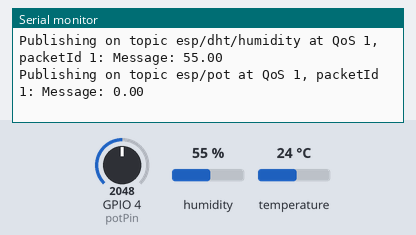
The sketch below on a simulated ESP32. On the bench: the last lines printed to the serial monitor. The inputs (shaded band) are chosen by the test bench; at power-on: humidity 55 %, GPIO 4 (potPin) = 2048, temperature 24 °C. WiFi joins after 1.5 s; servers stay silent unless stated; no MQTT or app messages arrive unless stated.

Above: at 18.0 s.
18.1 s: humidity set to 22 %
At 21.2 s:
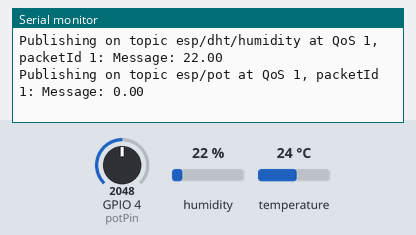
33.1 s: GPIO 4 (potPin) set to 0
At 41.2 s:
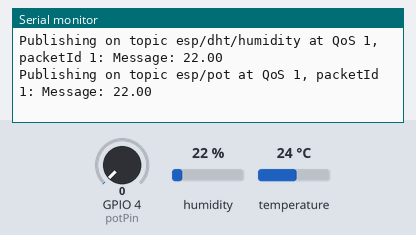
48.1 s: temperature set to 12 °C
At 51.2 s:
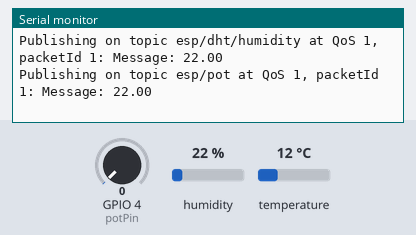
63.1 s: humidity set to 40 %
At 71.2 s:
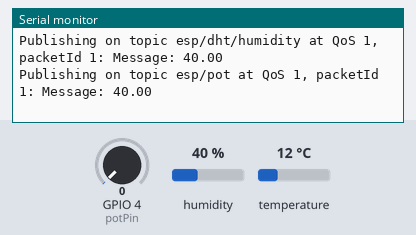
Timing chart, 0 to 72.7 s (numbered marks = the images above; inputs shaded):
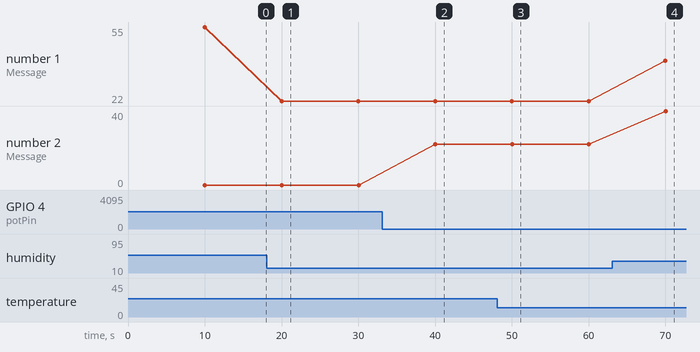

Measured:
- after the input at 18.1 s, the serial monitor: prints a new line after 1.9 s (image 1)
- after the input at 33.1 s, the serial monitor: prints a new line after 6.9 s (image 2)
- after the input at 48.1 s, the serial monitor: prints a new line after 1.9 s (image 3)
- after the input at 63.1 s, the serial monitor: prints a new line after 6.9 s (image 4)
- plotted number 1: 55 → 22 after the input at 18.1 s, 22 → 40 after the input at 63.1 s
- plotted number 2: 22 → 40 after the input at 63.1 s

The sketch:

publishMQTT.ino
```cpp
/* 原作者:https://randomnerdtutorials.com/esp32-mqtt-publish-dht11-dht22-arduino/#more-95552 */
#include <WiFi.h>
#include <DHT.h>
extern "C" {
  #include "freertos/FreeRTOS.h"
  #include "freertos/timers.h"
}
#include <AsyncMqttClient.h>

#define DHTPIN 5
#define DHTTYPE DHT11
const int potPin = 4; //可變電阻腳位

//mqtt broker
#define mqtt_host IPAddress(140,128,110,156)
#define mqtt_port 1883

#define mqtt_pub_temp "esp/dht/temperature"
#define mqtt_pub_hum "esp/dht/humidity"
#define mqtt_pub_pot "esp/pot"

#define ssid  "your_ssid"
#define password  "your_password"

DHT dht(DHTPIN,DHTTYPE);

float temp;
float hum;
int pot_val = 0;

//建立AsyncMqttClien物件mqttClient來處理mqtt用戶端與timers當mqtt代理人和router斷線時可重新連接
AsyncMqttClient mqttClient;
TimerHandle_t mqttReconnectTimer;
TimerHandle_t wifiReconnectTimer;
//建立輔助計時器變數，每10秒發布讀取值
unsigned long previousMillis = 0; //stores last time temperature was published
const long interval = 10000; //interval at which to publish sensor readings

//connects ESP32 to router
void connectToWifi() {
  Serial.println("Connecting to WiFi...");
  WiFi.begin(ssid, password);
}

//connects ESP32 to mqtt broker
void connectToMqtt() {
  Serial.println("Connecting to MQTT...");
  mqttClient.connect();
}

//此函數處理WiFi事件。如果成功連接至broker和router，則打印esp32位址;反之失去連接則開始timer並reconnect
void WiFiEvent(WiFiEvent_t event) {
  Serial.printf("[WiFi-event] event: %d\n", event);
  switch(event) {
    case SYSTEM_EVENT_STA_GOT_IP:
      Serial.println("WiFi連線");
      Serial.println("IP address: ");
      Serial.println(WiFi.localIP());
      connectToMqtt();
      break;
    case SYSTEM_EVENT_STA_DISCONNECTED:
      Serial.println("WiFi斷線");
      xTimerStop(mqttReconnectTimer, 0); //關閉定時器
      xTimerStart(wifiReconnectTimer, 0); //開啟定時器
      break;
  }
}

//MQTT 連線後一系列的發送與接收 demo
void onMqttConnect(bool sessionPresent) {
  Serial.println("Connected to MQTT");
  Serial.print("Session present: ");
  Serial.print(sessionPresent);
}

//MQTT disconnect
void onMqttDisconnect(AsyncMqttClientDisconnectReason reason) {
  Serial.println("Disconnected from MQTT");
  if(WiFi.isConnected()) {
    xTimerStart(mqttReconnectTimer,0);
  }
}

//當發布訊息給mqtt topic時作用，顯示packet id
void onMqttPublish(uint16_t packetId) {
  Serial.print("Publish acknowledged.");
  Serial.print(" packetId: ");
  Serial.println(packetId);
}

void setup() {
  Serial.begin(115200);
  Serial.println();
  dht.begin();

  //以防斷線，建立mqtt與wifi定時器用來reconnect
  mqttReconnectTimer = xTimerCreate("mqttTimer", pdMS_TO_TICKS(2000), pdFALSE, (void*)0, reinterpret_cast<TimerCallbackFunction_t>(connectToMqtt));
  wifiReconnectTimer = xTimerCreate("wifiTimer", pdMS_TO_TICKS(2000), pdFALSE, (void*)0, reinterpret_cast<TimerCallbackFunction_t>(connectToWifi));
  //callback function, 當esp32連上WiFi將執行此函數，並打印詳細訊息
  WiFi.onEvent(WiFiEvent);

  //callback function
  mqttClient.onConnect(onMqttConnect);
  mqttClient.onDisconnect(onMqttDisconnect);
  mqttClient.onPublish(onMqttPublish);
  mqttClient.setServer(mqtt_host, mqtt_port);

  //如果broker要求驗證(username and password)
  //mqttClient.setCredentials("REPlACE_WITH_YOUR_USER", "REPLACE_WITH_YOUR_PASSWORD");

  connectToWifi();
}

void loop() {
  unsigned long currentMillis = millis();
  if(currentMillis - previousMillis >= interval){
    previousMillis = currentMillis;
    hum = dht.readHumidity();
    temp = dht.readTemperature();
    pot_val =analogRead(potPin);
    int pot=map(pot_val,0,1023,0,225);
    if(isnan(temp)||isnan(hum)){ //isnan = is NOT A NUMBER which return true when it is not a number
      Serial.println(F("無偵測到DHT sensor!"));
      return;
    }

    //publish an mqtt message on topic esp/dht/temperature
    uint16_t packetIdPub1 = mqttClient.publish(mqtt_pub_temp, 1, true, String(temp).c_str());
    Serial.printf("Publishing on topic %s at QoS 1, packetId: %i", mqtt_pub_temp, packetIdPub1);
    Serial.printf("Message: %.2f \n", temp);

    // Publish an MQTT message on topic esp32/dht/humidity
    uint16_t packetIdPub2 = mqttClient.publish(mqtt_pub_hum, 1, true, String(hum).c_str());
    Serial.printf("Publishing on topic %s at QoS 1, packetId %i: ", mqtt_pub_hum, packetIdPub2);
    Serial.printf("Message: %.2f \n", hum);

    // Publish an MQTT message on topic esp32/pot
    uint16_t packetIdPub3 = mqttClient.publish(mqtt_pub_pot, 1, true, String(pot).c_str());
    Serial.printf("Publishing on topic %s at QoS 1, packetId %i: ", mqtt_pub_pot, packetIdPub3);
    Serial.printf("Message: %.2f \n", pot);

  }

}
```
